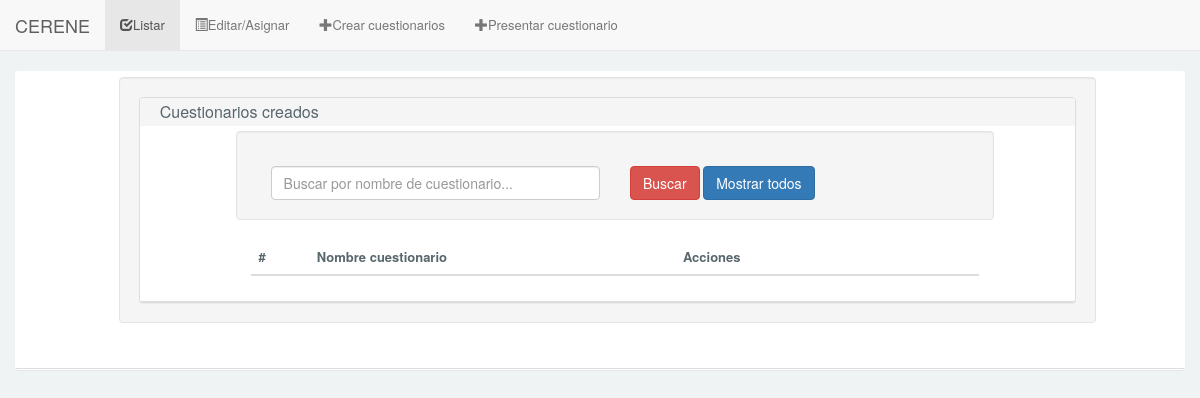
The app's page /Cuestionario/cuestionarioEditarAsignar.php, older data.
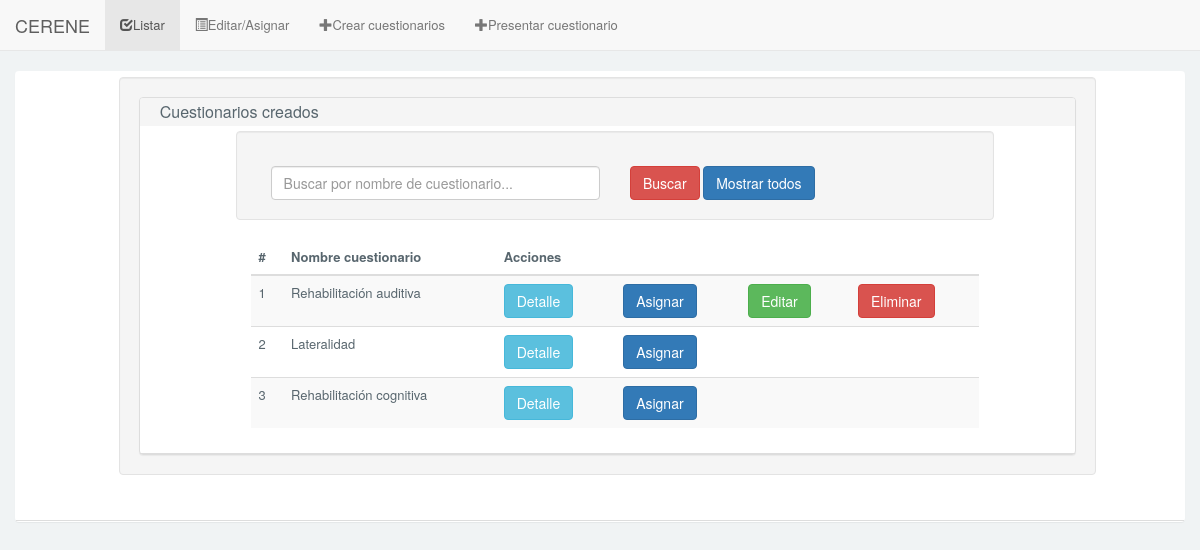
The same page, newer data.
### tables this page shows
CREATE TABLE IF NOT EXISTS `cuestionario` (
  `idCuestionario` INT NOT NULL AUTO_INCREMENT,
  `nombre` VARCHAR(200) NOT NULL,
  PRIMARY KEY (`idCuestionario`));

### Cuestionario/conexion/conexion.php (called while the page is built, shortened)
<?php
	class Conexion{
		public static function conectar(){
		    $server = "localhost";
		    $user = "root";
		    $pass = "";
		    $bd = "cuestionario";
		    $conexion = mysqli_connect($server, $user, $pass,$bd);
		    return $conexion;
		}
		public static function consultaDevolver($sql){
			$conexion = Conexion::conectar();
		    mysqli_set_charset($conexion, "utf8");
		    $resultado = mysqli_query($conexion,$sql);
		    return $resultado;
		}
	}
?>

### Cuestionario/models/cuestionariosEditar_models.php (called while the page is built, shortened)
<?php
	class cuestionariosEditar_models{
		public static function listarCuestionarios(){
			$sql = "SELECT idCuestionario, nombre FROM cuestionario";
			$resultado = Conexion::consultaDevolver($sql);
			return $resultado;
		}
		public static function consultarPacientes(){
			$sql = "SELECT idPaciente, nombre, apellidoPaterno, apellidoMaterno FROM paciente";
			$resultado = Conexion::consultaDevolver($sql);
			return $resultado;
		}
	}
?>

### Cuestionario/cuestionarioEditarAsignar.php (the view, shortened to what the changed rows need)
<!DOCTYPE html>
<html lang="es">
    <?php include("design/head.php"); ?>
    <body>
        <?php
            include("design/header.php");
            $resultado = cuestionariosEditar_models::listarCuestionarios();
            $pacientes = cuestionariosEditar_models::consultarPacientes();
        ?>
        <div id="content" class="article-v1">
            <div class="col-md-12">
                <div class="panel">
                    <div class="panel-body">
                        <div class="panel-group">
                            <div class="row">
                                <div class="col-md-10 col-md-offset-1 well">
                                    <div class="panel panel-default">
                                    <div class="panel-body">
                                        <div class="col-md-10 col-md-offset-1 bg-border table-responsive">
                                            <table class="table table-striped table-hover">
                                                <thead>
                                                    <tr>
                                                        <th>#</th>
                                                        <th>Nombre cuestionario</th>
                                                        <th>Acciones</th>
                                                        <th></th>
                                                        <th></th>
                                                        <th></th>
                                                    </tr>
                                                </thead>
                                                <tbody>
                                                    <?php
                                                        while($row = mysqli_fetch_assoc($resultado)){
                                                            $sql = "SELECT idCuestionario FROM cuestionarioresuelto WHERE idCuestionario = '{$row['idCuestionario']}'";
                                                            $idExiste = Conexion::consultaDevolver($sql);
                                                            $idExiste = mysqli_num_rows($idExiste);
                                                    ?>
                                                    <tr>
                                                        <td><?php echo $row['idCuestionario']; ?></td>
                                                        <td><?php echo $row['nombre']; ?></td>
                                                        <td><a class="btn btn-info"  href="javascript:document.form_editar<?php echo $row['idCuestionario']; ?>.submit()">Detalle</a></td>
                                                        <td><button type="button" class="btn btn-primary btn-md" data-toggle="modal" data-target="#myModalAsignar" onclick="recuperarId('<?php echo $row['idCuestionario'];?>');">Asignar</button></td>
                                                        <?php
                                                            if($idExiste == 0){
                                                        ?>
                                                            <td><button type="button" class="btn btn-success btn-md">Editar</button></td>
                                                            <td><button type="button" class="btn btn-danger btn-md" data-toggle="modal" data-target="#myModalEliminar" onclick="eliminarId('<?php echo $row['idCuestionario'];?>');">Eliminar</button></td>
                                                        <?php
                                                            }else{
                                                        ?>
                                                            <td></td>
                                                            <td></td>
                                                        <?php
                                                            }
                                                        ?>
                                                    </tr>
                                                    <?php } ?>
                                                </tbody>
                                            </table>
                                        </div>
                                    </div>
                                </div>
                            </div>
                        </div>
                    </div>
                </div>
            </div>
        </div>
        </div>
    </body>
</html>

### Cuestionario/design/header.php (shortened to what the changed rows need)
<nav class="navbar navbar-default navbar-static-top" role="navigation">
    <div class="navbar-header">
        <a class="navbar-brand" href="#">CERENE</a>
    </div>
</nav>

Row changes from the older to the newer data that the page shows:
added cuestionario: idCuestionario "1", nombre "Rehabilitación auditiva"
added cuestionario: idCuestionario "2", nombre "Lateralidad"
added cuestionario: idCuestionario "3", nombre "Rehabilitación cognitiva"
